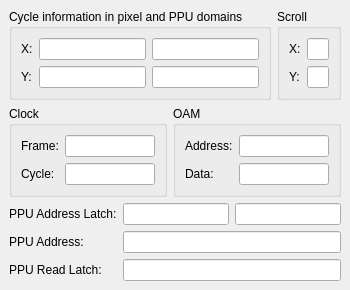
<?xml version="1.0" encoding="UTF-8"?>
<ui version="4.0">
 <class>PPUInformationDockWidget</class>
 <widget class="QDockWidget" name="PPUInformationDockWidget">
  <property name="geometry">
   <rect>
    <x>0</x>
    <y>0</y>
    <width>335</width>
    <height>286</height>
   </rect>
  </property>
  <property name="windowTitle">
   <string>PPU Information</string>
  </property>
  <widget class="QWidget" name="dockWidgetContents">
   <layout class="QGridLayout" name="gridLayout">
    <property name="margin">
     <number>9</number>
    </property>
    <property name="spacing">
     <number>6</number>
    </property>
    <item row="4" column="0">
     <widget class="QLabel" name="label_7">
      <property name="text">
       <string>PPU Address Latch:</string>
      </property>
     </widget>
    </item>
    <item row="4" column="1">
     <widget class="QLineEdit" name="ppuAddrLatch"/>
    </item>
    <item row="4" column="2">
     <widget class="QLineEdit" name="ppuFlipFlop"/>
    </item>
    <item row="5" column="0">
     <widget class="QLabel" name="label_5">
      <property name="text">
       <string>PPU Address:</string>
      </property>
     </widget>
    </item>
    <item row="5" column="1" colspan="2">
     <widget class="QLineEdit" name="ppuAddr"/>
    </item>
    <item row="6" column="0">
     <widget class="QLabel" name="label_6">
      <property name="text">
       <string>PPU Read Latch: </string>
      </property>
     </widget>
    </item>
    <item row="6" column="1" colspan="2">
     <widget class="QLineEdit" name="ppuLatch">
      <property name="sizePolicy">
       <sizepolicy hsizetype="Preferred" vsizetype="Fixed">
        <horstretch>0</horstretch>
        <verstretch>0</verstretch>
       </sizepolicy>
      </property>
     </widget>
    </item>
    <item row="2" column="0" colspan="3">
     <layout class="QHBoxLayout" name="horizontalLayout">
      <item>
       <widget class="QGroupBox" name="groupBox_2">
        <property name="title">
         <string>Clock</string>
        </property>
        <layout class="QGridLayout" name="gridLayout_3">
         <item row="0" column="0">
          <widget class="QLabel" name="label_3">
           <property name="text">
            <string>Frame:</string>
           </property>
          </widget>
         </item>
         <item row="0" column="1">
          <widget class="QLineEdit" name="frameNumber">
           <property name="readOnly">
            <bool>true</bool>
           </property>
          </widget>
         </item>
         <item row="1" column="0">
          <widget class="QLabel" name="label_4">
           <property name="text">
            <string>Cycle:</string>
           </property>
          </widget>
         </item>
         <item row="1" column="1">
          <widget class="QLineEdit" name="cycleNumber">
           <property name="readOnly">
            <bool>true</bool>
           </property>
          </widget>
         </item>
        </layout>
       </widget>
      </item>
      <item>
       <widget class="QGroupBox" name="groupBox_3">
        <property name="title">
         <string>OAM</string>
        </property>
        <layout class="QGridLayout" name="gridLayout_4">
         <item row="0" column="0">
          <widget class="QLabel" name="label_8">
           <property name="text">
            <string>Address:</string>
           </property>
          </widget>
         </item>
         <item row="0" column="1">
          <widget class="QLineEdit" name="oamAddress"/>
         </item>
         <item row="1" column="0">
          <widget class="QLabel" name="label_9">
           <property name="text">
            <string>Data:</string>
           </property>
          </widget>
         </item>
         <item row="1" column="1">
          <widget class="QLineEdit" name="oamData"/>
         </item>
        </layout>
       </widget>
      </item>
     </layout>
    </item>
    <item row="0" column="0" colspan="3">
     <layout class="QHBoxLayout" name="horizontalLayout_2">
      <item>
       <widget class="QGroupBox" name="groupBox">
        <property name="title">
         <string>Cycle information in pixel and PPU domains</string>
        </property>
        <layout class="QGridLayout" name="gridLayout_2">
         <item row="0" column="0">
          <widget class="QLabel" name="label">
           <property name="text">
            <string>X:</string>
           </property>
          </widget>
         </item>
         <item row="0" column="1">
          <widget class="QLineEdit" name="pixelX">
           <property name="readOnly">
            <bool>true</bool>
           </property>
          </widget>
         </item>
         <item row="1" column="0">
          <widget class="QLabel" name="label_2">
           <property name="text">
            <string>Y:</string>
           </property>
          </widget>
         </item>
         <item row="1" column="1">
          <widget class="QLineEdit" name="pixelY">
           <property name="readOnly">
            <bool>true</bool>
           </property>
          </widget>
         </item>
         <item row="0" column="2">
          <widget class="QLineEdit" name="ppuX"/>
         </item>
         <item row="1" column="2">
          <widget class="QLineEdit" name="ppuY"/>
         </item>
        </layout>
       </widget>
      </item>
      <item>
       <widget class="QGroupBox" name="groupBox_4">
        <property name="title">
         <string>Scroll</string>
        </property>
        <layout class="QFormLayout" name="formLayout">
         <item row="0" column="0">
          <widget class="QLabel" name="label_10">
           <property name="text">
            <string>X:</string>
           </property>
          </widget>
         </item>
         <item row="1" column="0">
          <widget class="QLabel" name="label_11">
           <property name="text">
            <string>Y:</string>
           </property>
          </widget>
         </item>
         <item row="0" column="1">
          <widget class="QLineEdit" name="scrollX"/>
         </item>
         <item row="1" column="1">
          <widget class="QLineEdit" name="scrollY"/>
         </item>
        </layout>
       </widget>
      </item>
     </layout>
    </item>
   </layout>
  </widget>
 </widget>
 <resources/>
 <connections/>
</ui>
